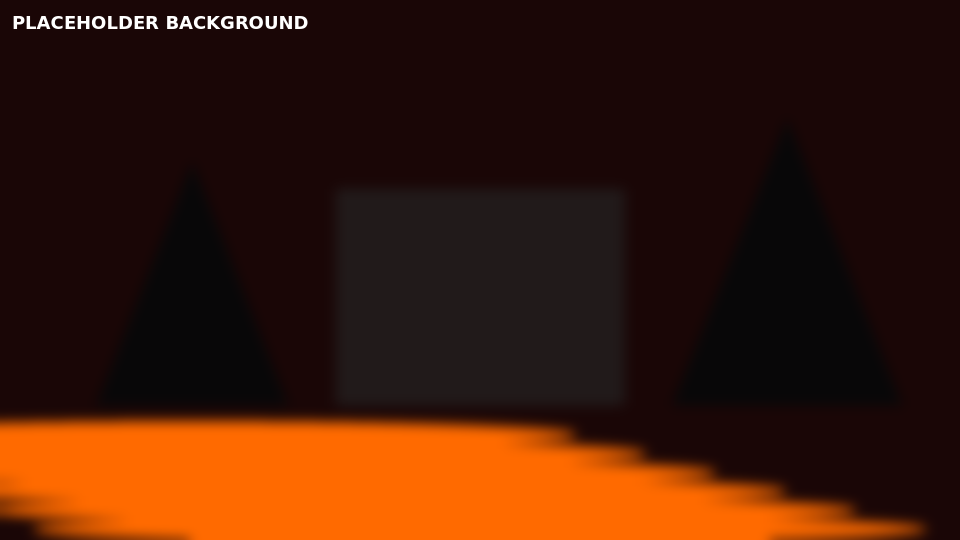
#> input picture art/processed/bg_base_landscape.png, 1920 x 1080 px, given in place of h1.png, which was not available (shown at 1/2 size)
$ python build_game_assets.py
#> lines starting #> are read from the running program, lines starting #| are printed output that depends on the picture
"""Pack processed art into the web app's static folder.

    python3 art/placeholders.py && python3 art/build_game_assets.py   # placeholders
    python3 art/process.py && python3 art/build_game_assets.py        # generated art

Writes web-sdk/apps/infernal_kingdom/static/assets/infernal/:
  symbols.png + symbols.json   sprite sheet, frames named ik_<symbol>.png
  bg_*.webp                    backgrounds
"""

import json
import os

from PIL import Image

HERE = os.path.dirname(os.path.abspath(__file__))
SRC = os.path.join(HERE, "processed")
OUT = os.path.join(HERE, "..", "web-sdk", "apps", "infernal_kingdom", "static", "assets", "infernal")
SYMBOLS = ["h1", "h2", "h3", "h4", "h5", "l1", "l2", "l3", "l4", "l5", "w", "hs", "s", "wb", "gb", "sp", "do"]
BACKGROUNDS = ["bg_base_landscape", "bg_base_portrait", "bg_bonus_landscape", "bg_takeover_landscape"]
CELL, PAD, COLUMNS = 256, 2, 4


def build_symbol_sheet():
    rows = -(-len(SYMBOLS) // COLUMNS)
    step = CELL + PAD * 2
    sheet = Image.new("RGBA", (COLUMNS * step, rows * step), (0, 0, 0, 0))
#> sheet: PIL image 1040x1300 RGBA; every value is 0
    frames = {}
    for index, name in enumerate(SYMBOLS):
        symbol = Image.open(os.path.join(SRC, name + ".png")).convert("RGBA")
        x, y = (index % COLUMNS) * step + PAD, (index // COLUMNS) * step + PAD
        sheet.paste(symbol, (x, y))
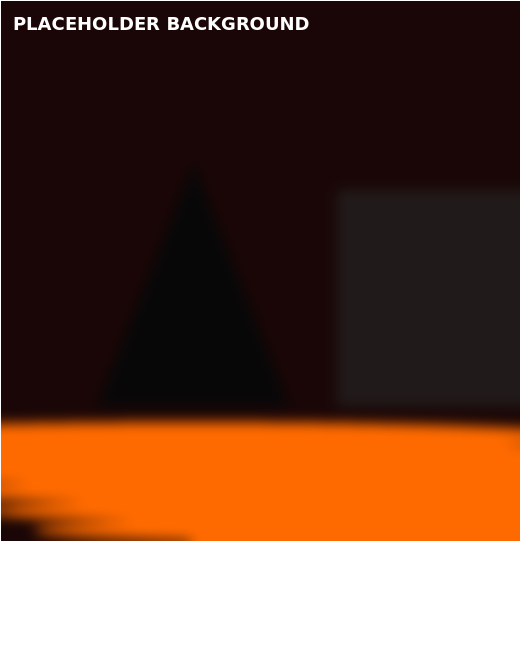
#> sheet: PIL image 1040x1300 RGBA (shown at 1/2 size); mean R, G, B, A 62.2, 26.2, 7.8, 211.4; transparent parts drawn white
        frames[f"ik_{name}.png"] = {
            "frame": {"x": x, "y": y, "w": CELL, "h": CELL},
            "rotated": False,
            "trimmed": False,
            "spriteSourceSize": {"x": 0, "y": 0, "w": CELL, "h": CELL},
            "sourceSize": {"w": CELL, "h": CELL},
            "pivot": {"x": 0.5, "y": 0.5},
        }
#> pass 2 of the loop in build_symbol_sheet, `for index, name in enumerate(SYMBOLS):`:
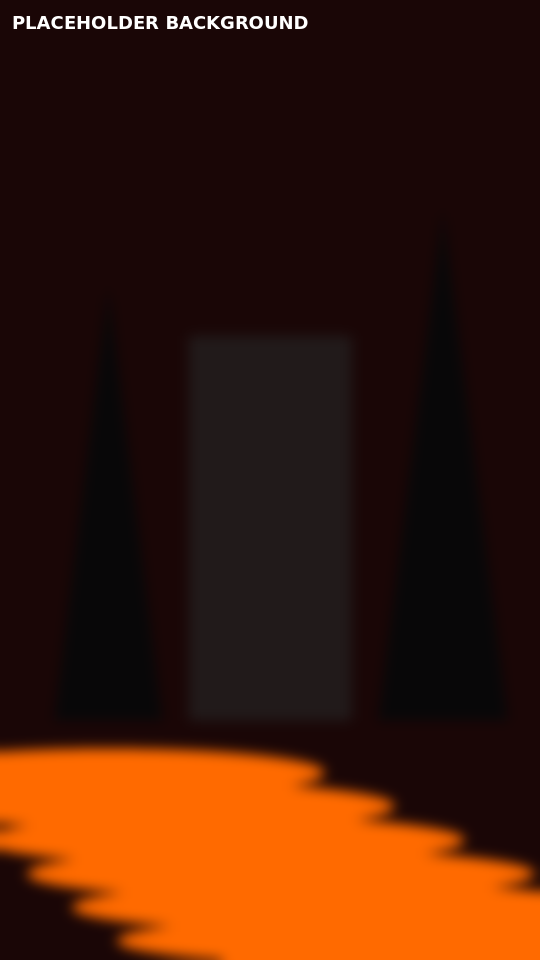
#> input picture art/processed/bg_base_portrait.png, 1080 x 1920 px, given in place of h2.png, which was not available (shown at 1/2 size)
#> symbol: PIL image 1080x1920 RGBA
#> in build_symbol_sheet, `sheet.paste(symbol, (x, y))`:
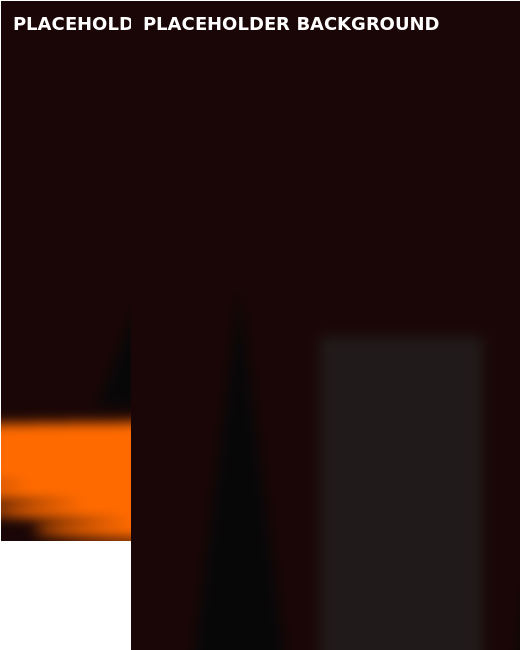
#> sheet: PIL image 1040x1300 RGBA (shown at 1/2 size); mean R, G, B, A 35.7, 14.7, 10.6, 243.4; transparent parts drawn white
    sheet.save(os.path.join(OUT, "symbols.png"), optimize=True)
    meta = {"image": "symbols.png", "format": "RGBA8888", "size": {"w": sheet.width, "h": sheet.height}, "scale": "1"}
    with open(os.path.join(OUT, "symbols.json"), "w", encoding="utf-8") as f:
        json.dump({"frames": frames, "meta": meta}, f, indent=1)


def build_backgrounds():
    for name in BACKGROUNDS:
        path = os.path.join(SRC, name + ".png")
        if os.path.exists(path):
            Image.open(path).convert("RGB").save(os.path.join(OUT, name + ".webp"), quality=86, method=6)


if __name__ == "__main__":
    os.makedirs(OUT, exist_ok=True)
#> (the run stopped early here; a loop or call above may not have finished)
